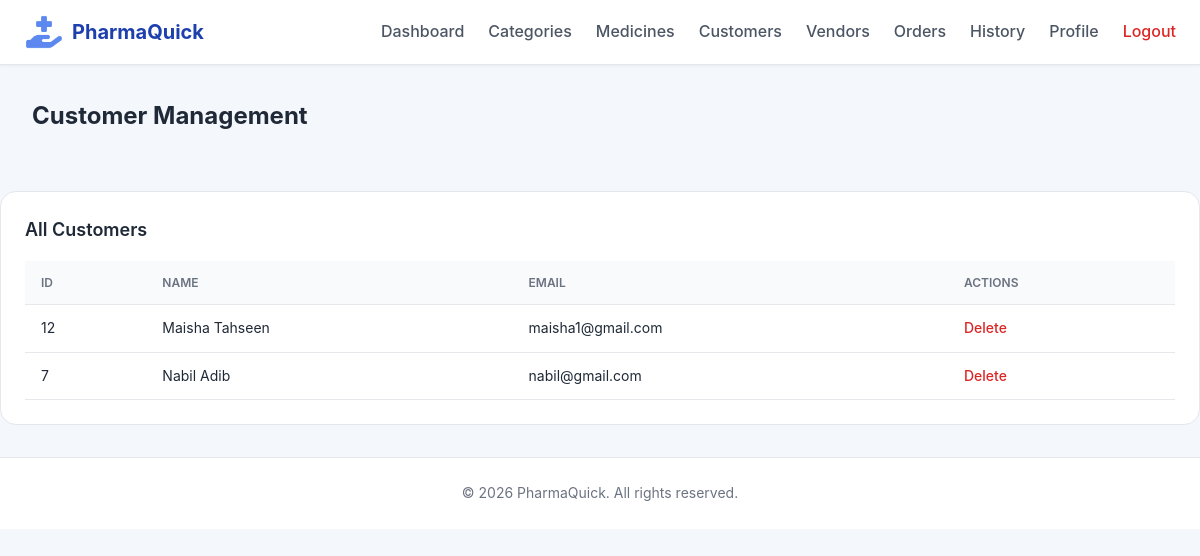
Page /index.php?page=admin&action=customers (signed in) on the committed database.
### tables this page shows
CREATE TABLE `users` (
  `id` int(11) NOT NULL,
  `name` varchar(100) NOT NULL,
  `email` varchar(255) NOT NULL,
  `password_hash` varchar(255) NOT NULL,
  `role` enum('admin','customer','vendor') NOT NULL,
  `profile_picture` varchar(255) DEFAULT NULL,
  `address` text DEFAULT NULL,
  `phone` varchar(20) DEFAULT NULL,
  `created_at` datetime DEFAULT current_timestamp()
);

### models/Customer.php (called while the page is built, shortened)
<?php
function get_all_customers($conn)
{
    $stmt = mysqli_prepare($conn, "SELECT * FROM users WHERE role = 'customer' ORDER BY id DESC");
    mysqli_stmt_execute($stmt);
    $res = mysqli_stmt_get_result($stmt);
    $data = [];
    while ($row = mysqli_fetch_assoc($res)) {
        $data[] = $row;
    }
    return $data;
}
?>

### views/admin/customers.php (the view, shortened to what this page needs)
<?php
include __DIR__ . '/header.php';
?>
<div class="container">
    <h2>Customer Management</h2>
    <div class="card">
        <h3>All Customers</h3>
        <table>
            <thead>
                <tr>
                    <th>ID</th>
                    <th>Name</th>
                    <th>Email</th>
                    <th>Actions</th>
                </tr>
            </thead>
            <tbody>
                <?php if (!empty($customers)): ?>
                    <?php foreach ($customers as $c): ?>
                        <tr>
                            <td><?= $c['id'] ?></td>
                            <td><?= htmlspecialchars($c['name']) ?></td>
                            <td><?= htmlspecialchars($c['email']) ?></td>
                            <td>
                                <a href="index.php?page=admin&action=delete_customer&id=<?= $c['id'] ?>"
                                   onclick="return confirm('Delete this customer? This will remove cart, orders, and account.')">
                                    Delete
                                </a>
                            </td>
                        </tr>
                    <?php endforeach; ?>
                <?php endif; ?>
            </tbody>
        </table>
    </div>
</div>
<?php include __DIR__ . '/footer.php'; ?>

### public/assets/admin/customers.css (style rules this page uses)
.container h2 { max-width: 1280px; margin: 0 auto; padding: 2rem 2rem; font-size: 1.5rem; font-weight: 700; color: #1f2937; margin-bottom: 1.5rem; display: flex; align-items: center; gap: 0.5rem; }
.card { background: white; border: 1px solid #e5e7eb; border-radius: 1rem; padding: 1.5rem; margin-bottom: 2rem; overflow-x: auto; }
.card h3 { font-size: 1.125rem; font-weight: 600; color: #1f2937; margin-bottom: 1rem; }
table { width: 100%; border-collapse: collapse; }
table th { background: #f8fafc; padding: 0.75rem 1rem; text-align: left; font-size: 0.75rem; font-weight: 600; text-transform: uppercase; color: #6b7280; border-bottom: 1px solid #e5e7eb; }
table td { padding: 0.75rem 1rem; font-size: 0.875rem; color: #1f2937; border-bottom: 1px solid #e5e7eb; }
table a { color: #dc2626; text-decoration: none; font-size: 0.875rem; font-weight: 500; transition: color 0.2s; }

### views/admin/header.php (style rules this page uses)
* { margin: 0; padding: 0; box-sizing: border-box; }
body { font-family: 'Inter', 'Segoe UI', Tahoma, Geneva, Verdana, sans-serif; background: #f4f7fb; color: #1f2937; line-height: 1.6; }

### rows in the picture
users: id "12", name "Maisha Tahseen", email "maisha1@gmail.com"
users: id "7", name "Nabil Adib", email "nabil@gmail.com"
